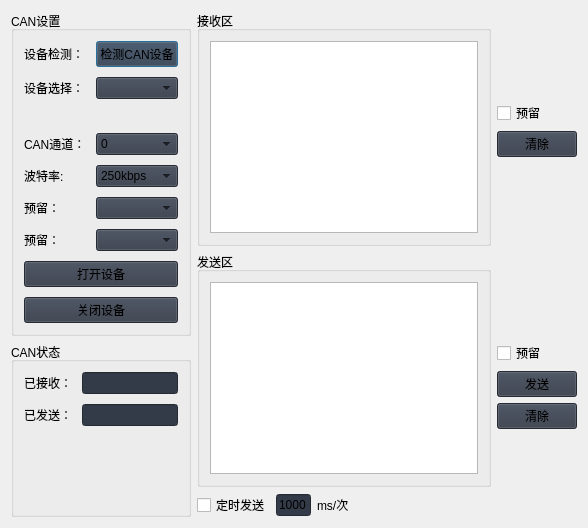
                     <widget class="QWidget" name="can_page">
                      <layout class="QVBoxLayout" name="verticalLayout_52">
                       <item>
                        <layout class="QVBoxLayout" name="verticalLayout_43">
                         <item>
                          <layout class="QHBoxLayout" name="horizontalLayout_53"/>
                         </item>
                         <item>
                          <layout class="QHBoxLayout" name="horizontalLayout_54" stretch="1,5">
                           <item>
                            <layout class="QVBoxLayout" name="verticalLayout_44" stretch="0,0">
                             <property name="spacing">
                              <number>6</number>
                             </property>
                             <property name="sizeConstraint">
                              <enum>QLayout::SetMinimumSize</enum>
                             </property>
                             <property name="leftMargin">
                              <number>0</number>
                             </property>
                             <property name="rightMargin">
                              <number>0</number>
                             </property>
                             <property name="bottomMargin">
                              <number>0</number>
                             </property>
                             <item>
                              <widget class="QGroupBox" name="formGroupBox_3">
                               <property name="title">
                                <string>CAN设置</string>
                               </property>
                               <layout class="QFormLayout" name="formLayout_3">
                                <property name="horizontalSpacing">
                                 <number>10</number>
                                </property>
                                <property name="verticalSpacing">
                                 <number>10</number>
                                </property>
                                <property name="leftMargin">
                                 <number>10</number>
                                </property>
                                <property name="topMargin">
                                 <number>10</number>
                                </property>
                                <property name="rightMargin">
                                 <number>10</number>
                                </property>
                                <property name="bottomMargin">
                                 <number>10</number>
                                </property>
                                <item row="0" column="0">
                                 <widget class="QLabel" name="s1__lb_7">
                                  <property name="text">
                                   <string>设备检测：</string>
                                  </property>
                                 </widget>
                                </item>
                                <item row="0" column="1">
                                 <widget class="QPushButton" name="s1__box_7">
                                  <property name="styleSheet">
                                   <string notr="true">background-color: rgb(52, 59, 72);</string>
                                  </property>
                                  <property name="text">
                                   <string>检测CAN设备</string>
                                  </property>
                                  <property name="autoRepeatInterval">
                                   <number>100</number>
                                  </property>
                                  <property name="default">
                                   <bool>true</bool>
                                  </property>
                                 </widget>
                                </item>
                                <item row="1" column="0">
                                 <widget class="QLabel" name="s1__lb_8">
                                  <property name="text">
                                   <string>设备选择：</string>
                                  </property>
                                 </widget>
                                </item>
                                <item row="1" column="1">
                                 <widget class="QComboBox" name="s1__box_8">
                                  <property name="styleSheet">
                                   <string notr="true">background-color: rgb(52, 59, 72);</string>
                                  </property>
                                 </widget>
                                </item>
                                <item row="3" column="0">
                                 <widget class="QLabel" name="s1__lb_9">
                                  <property name="text">
                                   <string>CAN通道：</string>
                                  </property>
                                 </widget>
                                </item>
                                <item row="3" column="1">
                                 <widget class="QComboBox" name="s1__box_9">
                                  <property name="styleSheet">
                                   <string notr="true">background-color: rgb(52, 59, 72);</string>
                                  </property>
                                  <item>
                                   <property name="text">
                                    <string>0</string>
                                   </property>
                                  </item>
                                  <item>
                                   <property name="text">
                                    <string>1</string>
                                   </property>
                                  </item>
                                 </widget>
                                </item>
                                <item row="4" column="0">
                                 <widget class="QLabel" name="s1__lb_10">
                                  <property name="text">
                                   <string>波特率:</string>
                                  </property>
                                 </widget>
                                </item>
                                <item row="4" column="1">
                                 <widget class="QComboBox" name="s1__box_10">
                                  <property name="styleSheet">
                                   <string notr="true">background-color: rgb(52, 59, 72);</string>
                                  </property>
                                  <item>
                                   <property name="text">
                                    <string>250kbps</string>
                                   </property>
                                  </item>
                                  <item>
                                   <property name="text">
                                    <string>125kbps</string>
                                   </property>
                                  </item>
                                 </widget>
                                </item>
                                <item row="5" column="0">
                                 <widget class="QLabel" name="s1__lb_11">
                                  <property name="text">
                                   <string>预留：</string>
                                  </property>
                                 </widget>
                                </item>
                                <item row="5" column="1">
                                 <widget class="QComboBox" name="s1__box_11">
                                  <property name="styleSheet">
                                   <string notr="true">background-color: rgb(52, 59, 72);</string>
                                  </property>
                                 </widget>
                                </item>
                                <item row="7" column="0" colspan="2">
                                 <widget class="QPushButton" name="open_button_2">
                                  <property name="styleSheet">
                                   <string notr="true">background-color: rgb(52, 59, 72);</string>
                                  </property>
                                  <property name="text">
                                   <string>打开设备</string>
                                  </property>
                                 </widget>
                                </item>
                                <item row="8" column="0" colspan="2">
                                 <widget class="QPushButton" name="close_button_2">
                                  <property name="styleSheet">
                                   <string notr="true">background-color: rgb(52, 59, 72);</string>
                                  </property>
                                  <property name="text">
                                   <string>关闭设备</string>
                                  </property>
                                 </widget>
                                </item>
                                <item row="6" column="0">
                                 <widget class="QLabel" name="s1__lb_12">
                                  <property name="text">
                                   <string>预留：</string>
                                  </property>
                                 </widget>
                                </item>
                                <item row="6" column="1">
                                 <widget class="QComboBox" name="s1__box_12">
                                  <property name="styleSheet">
                                   <string notr="true">background-color: rgb(52, 59, 72);</string>
                                  </property>
                                 </widget>
                                </item>
                                <item row="2" column="0" colspan="2">
                                 <widget class="QLabel" name="state_label_2">
                                  <property name="styleSheet">
                                   <string notr="true">color: rgb(0, 85, 255);</string>
                                  </property>
                                  <property name="text">
                                   <string/>
                                  </property>
                                  <property name="textFormat">
                                   <enum>Qt::AutoText</enum>
                                  </property>
                                  <property name="scaledContents">
                                   <bool>true</bool>
                                  </property>
                                  <property name="alignment">
                                   <set>Qt::AlignRight|Qt::AlignTrailing|Qt::AlignVCenter</set>
                                  </property>
                                 </widget>
                                </item>
                               </layout>
                              </widget>
                             </item>
                             <item>
                              <widget class="QGroupBox" name="formGroupBox_4">
                               <property name="title">
                                <string>CAN状态</string>
                               </property>
                               <layout class="QFormLayout" name="formLayout_4">
                                <property name="horizontalSpacing">
                                 <number>10</number>
                                </property>
                                <property name="verticalSpacing">
                                 <number>10</number>
                                </property>
                                <property name="leftMargin">
                                 <number>10</number>
                                </property>
                                <property name="topMargin">
                                 <number>10</number>
                                </property>
                                <property name="rightMargin">
                                 <number>10</number>
                                </property>
                                <property name="bottomMargin">
                                 <number>10</number>
                                </property>
                                <item row="0" column="0">
                                 <widget class="QLabel" name="label_28">
                                  <property name="text">
                                   <string>已接收：</string>
                                  </property>
                                 </widget>
                                </item>
                                <item row="1" column="0">
                                 <widget class="QLabel" name="label_30">
                                  <property name="text">
                                   <string>已发送：</string>
                                  </property>
                                 </widget>
                                </item>
                                <item row="0" column="1">
                                 <widget class="QLineEdit" name="lineEdit_6">
                                  <property name="styleSheet">
                                   <string notr="true">background-color: rgb(52, 59, 72);</string>
                                  </property>
                                 </widget>
                                </item>
                                <item row="1" column="1">
                                 <widget class="QLineEdit" name="lineEdit_7">
                                  <property name="styleSheet">
                                   <string notr="true">background-color: rgb(52, 59, 72);</string>
                                  </property>
                                 </widget>
                                </item>
                               </layout>
                              </widget>
                             </item>
                            </layout>
                           </item>
                           <item>
                            <layout class="QVBoxLayout" name="verticalLayout_45">
                             <item>
                              <layout class="QHBoxLayout" name="horizontalLayout_55">
                               <item>
                                <widget class="QGroupBox" name="verticalGroupBox_3">
                                 <property name="title">
                                  <string>接收区</string>
                                 </property>
                                 <layout class="QVBoxLayout" name="verticalLayout_46">
                                  <property name="leftMargin">
                                   <number>10</number>
                                  </property>
                                  <property name="topMargin">
                                   <number>10</number>
                                  </property>
                                  <property name="rightMargin">
                                   <number>10</number>
                                  </property>
                                  <property name="bottomMargin">
                                   <number>10</number>
                                  </property>
                                  <item>
                                   <widget class="QTextBrowser" name="s2__receive_text_2"/>
                                  </item>
                                 </layout>
                                </widget>
                               </item>
                               <item>
                                <layout class="QVBoxLayout" name="verticalLayout_47">
                                 <item>
                                  <spacer name="verticalSpacer_9">
                                   <property name="orientation">
                                    <enum>Qt::Vertical</enum>
                                   </property>
                                   <property name="sizeHint" stdset="0">
                                    <size>
                                     <width>20</width>
                                     <height>40</height>
                                    </size>
                                   </property>
                                  </spacer>
                                 </item>
                                 <item>
                                  <widget class="QCheckBox" name="hex_receive_2">
                                   <property name="text">
                                    <string>预留</string>
                                   </property>
                                  </widget>
                                 </item>
                                 <item>
                                  <widget class="QPushButton" name="s2__clear_button_2">
                                   <property name="autoFillBackground">
                                    <bool>false</bool>
                                   </property>
                                   <property name="styleSheet">
                                    <string notr="true">background-color: rgb(52, 59, 72);</string>
                                   </property>
                                   <property name="text">
                                    <string>清除</string>
                                   </property>
                                  </widget>
                                 </item>
                                 <item>
                                  <spacer name="verticalSpacer_10">
                                   <property name="orientation">
                                    <enum>Qt::Vertical</enum>
                                   </property>
                                   <property name="sizeHint" stdset="0">
                                    <size>
                                     <width>20</width>
                                     <height>40</height>
                                    </size>
                                   </property>
                                  </spacer>
                                 </item>
                                </layout>
                               </item>
                              </layout>
                             </item>
                             <item>
                              <layout class="QHBoxLayout" name="horizontalLayout_70">
                               <item>
                                <layout class="QVBoxLayout" name="verticalLayout_48">
                                 <item>
                                  <widget class="QGroupBox" name="verticalGroupBox_4">
                                   <property name="title">
                                    <string>发送区</string>
                                   </property>
                                   <layout class="QVBoxLayout" name="verticalLayout_50">
                                    <property name="leftMargin">
                                     <number>10</number>
                                    </property>
                                    <property name="topMargin">
                                     <number>10</number>
                                    </property>
                                    <property name="rightMargin">
                                     <number>10</number>
                                    </property>
                                    <property name="bottomMargin">
                                     <number>10</number>
                                    </property>
                                    <item>
                                     <widget class="QTextEdit" name="s3__send_text_2">
                                      <property name="html">
                                       <string>&lt;!DOCTYPE HTML PUBLIC &quot;-//W3C//DTD HTML 4.0//EN&quot; &quot;http://www.w3.org/TR/REC-html40/strict.dtd&quot;&gt;
&lt;html&gt;&lt;head&gt;&lt;meta name=&quot;qrichtext&quot; content=&quot;1&quot; /&gt;&lt;meta charset=&quot;utf-8&quot; /&gt;&lt;style type=&quot;text/css&quot;&gt;
p, li { white-space: pre-wrap; }
hr { height: 1px; border-width: 0; }
li.unchecked::marker { content: &quot;\2610&quot;; }
li.checked::marker { content: &quot;\2612&quot;; }
&lt;/style&gt;&lt;/head&gt;&lt;body style=&quot; font-family:'Segoe UI'; font-size:10pt; font-weight:400; font-style:normal;&quot;&gt;
&lt;p style=&quot;-qt-paragraph-type:empty; margin-top:0px; margin-bottom:0px; margin-left:0px; margin-right:0px; -qt-block-indent:0; text-indent:0px;&quot;&gt;&lt;br /&gt;&lt;/p&gt;&lt;/body&gt;&lt;/html&gt;</string>
                                      </property>
                                     </widget>
                                    </item>
                                   </layout>
                                  </widget>
                                 </item>
                                 <item>
                                  <layout class="QHBoxLayout" name="horizontalLayout_71" stretch="1,1,1,4">
                                   <item>
                                    <widget class="QCheckBox" name="timer_send_cb_2">
                                     <property name="text">
                                      <string>定时发送</string>
                                     </property>
                                    </widget>
                                   </item>
                                   <item>
                                    <widget class="QLineEdit" name="lineEdit_8">
                                     <property name="styleSheet">
                                      <string notr="true">background-color: rgb(52, 59, 72);</string>
                                     </property>
                                     <property name="text">
                                      <string>1000</string>
                                     </property>
                                     <property name="alignment">
                                      <set>Qt::AlignRight|Qt::AlignTrailing|Qt::AlignVCenter</set>
                                     </property>
                                    </widget>
                                   </item>
                                   <item>
                                    <widget class="QLabel" name="dw_2">
                                     <property name="text">
                                      <string>ms/次</string>
                                     </property>
                                    </widget>
                                   </item>
                                   <item>
                                    <spacer name="horizontalSpacer_9">
                                     <property name="orientation">
                                      <enum>Qt::Horizontal</enum>
                                     </property>
                                     <property name="sizeHint" stdset="0">
                                      <size>
                                       <width>40</width>
                                       <height>20</height>
                                      </size>
                                     </property>
                                    </spacer>
                                   </item>
                                  </layout>
                                 </item>
                                </layout>
                               </item>
                               <item>
                                <layout class="QVBoxLayout" name="verticalLayout_51">
                                 <item>
                                  <spacer name="verticalSpacer_11">
                                   <property name="orientation">
                                    <enum>Qt::Vertical</enum>
                                   </property>
                                   <property name="sizeHint" stdset="0">
                                    <size>
                                     <width>20</width>
                                     <height>40</height>
                                    </size>
                                   </property>
                                  </spacer>
                                 </item>
                                 <item>
                                  <widget class="QCheckBox" name="hex_send_2">
                                   <property name="text">
                                    <string>预留</string>
                                   </property>
                                  </widget>
                                 </item>
                                 <item>
                                  <widget class="QPushButton" name="s3__send_button_2">
                                   <property name="autoFillBackground">
                                    <bool>false</bool>
                                   </property>
                                   <property name="styleSheet">
                                    <string notr="true">background-color: rgb(52, 59, 72);</string>
                                   </property>
                                   <property name="text">
                                    <string>发送</string>
                                   </property>
                                  </widget>
                                 </item>
                                 <item>
                                  <widget class="QPushButton" name="s3__clear_button_2">
                                   <property name="autoFillBackground">
                                    <bool>false</bool>
                                   </property>
                                   <property name="styleSheet">
                                    <string notr="true">background-color: rgb(52, 59, 72);</string>
                                   </property>
                                   <property name="text">
                                    <string>清除</string>
                                   </property>
                                  </widget>
                                 </item>
                                 <item>
                                  <spacer name="verticalSpacer_12">
                                   <property name="orientation">
                                    <enum>Qt::Vertical</enum>
                                   </property>
                                   <property name="sizeHint" stdset="0">
                                    <size>
                                     <width>20</width>
                                     <height>40</height>
                                    </size>
                                   </property>
                                  </spacer>
                                 </item>
                                </layout>
                               </item>
                              </layout>
                             </item>
                            </layout>
                           </item>
                          </layout>
                         </item>
                        </layout>
                       </item>
                      </layout>
                     </widget>
